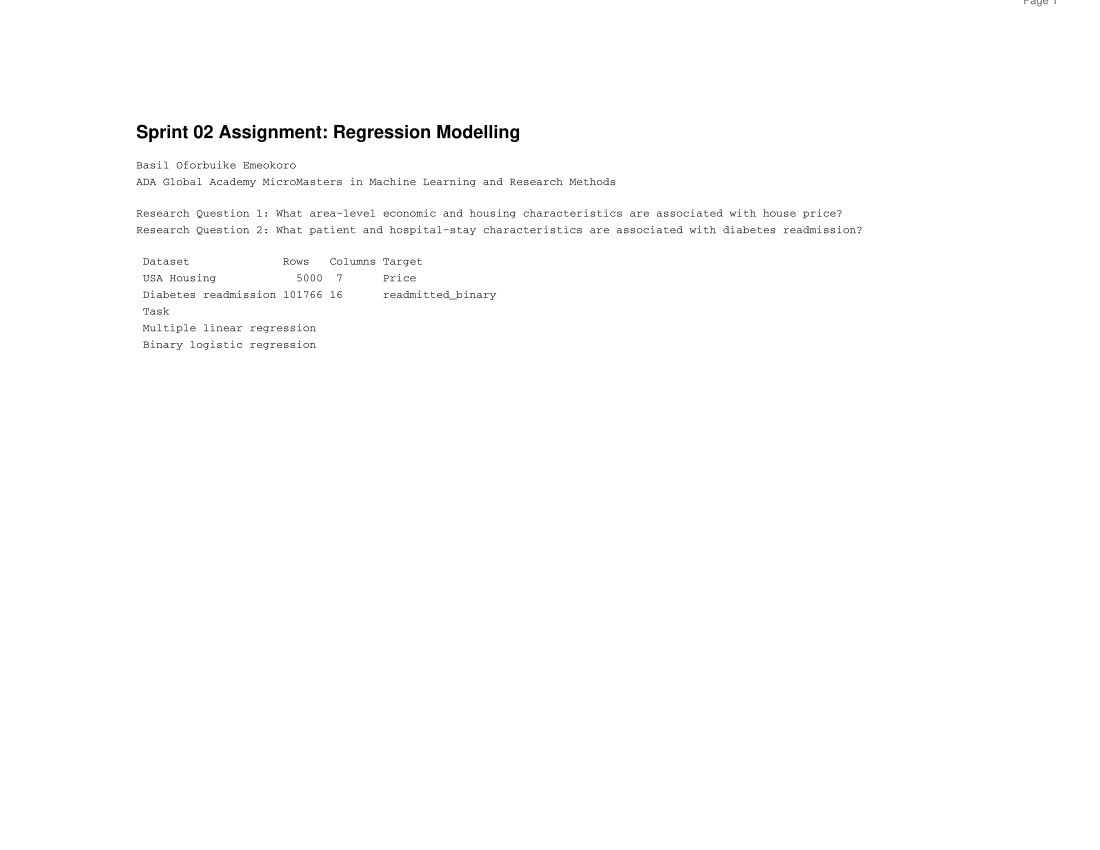

R code for this plot:
###############################################################################
# ADA Global Academy MicroMasters
# Week 2 - Regression Modelling
# Housing price linear regression and diabetes readmission logistic regression
# Version: 0.1
# Last Updated: 2026-06-25
# Author: Basil Oforbuike Emeokoro
###############################################################################

options(stringsAsFactors = FALSE)
set.seed(20260625)

show_plots_env <- tolower(trimws(Sys.getenv("SHOW_PLOTS", unset = "")))
rstudio_session <- identical(Sys.getenv("RSTUDIO"), "1")
SHOW_PLOTS <- show_plots_env %in% c("true", "1", "yes") ||
  ((show_plots_env == "" || show_plots_env == "auto") && interactive())
SHOW_PLOTS <- SHOW_PLOTS && (interactive() || rstudio_session)
cat("SHOW_PLOTS:", SHOW_PLOTS, "\n")
cat("Interactive session:", interactive(), "\n")

`%||%` <- function(x, y) if (is.null(x)) y else x
normalize_dir <- function(path) normalizePath(path, winslash = "/", mustWork = FALSE)

get_script_path <- function() {
  script_arg <- grep("^--file=", commandArgs(FALSE), value = TRUE)
  if (length(script_arg) > 0) return(normalize_dir(sub("^--file=", "", script_arg[1])))
  frame_files <- vapply(sys.frames(), function(frame) frame$ofile %||% NA_character_, character(1))
  frame_files <- frame_files[!is.na(frame_files)]
  if (length(frame_files) > 0) return(normalize_dir(frame_files[length(frame_files)]))
  if (requireNamespace("rstudioapi", quietly = TRUE) && rstudioapi::isAvailable()) {
    context <- tryCatch(rstudioapi::getSourceEditorContext(), error = function(e) NULL)
    if (!is.null(context$path) && nzchar(context$path)) return(normalize_dir(context$path))
  }
  NULL
}

script_path <- get_script_path()
assignment_dir <- if (!is.null(script_path)) dirname(script_path) else normalize_dir(getwd())
if (!file.exists(file.path(assignment_dir, "Sprint02_BasilEmeokoro.R")) && basename(getwd()) == "assignment") {
  assignment_dir <- normalize_dir(getwd())
}
project_dir <- assignment_dir
repo_dir <- normalize_dir(file.path(assignment_dir, "..", ".."))

figures_dir <- file.path(project_dir, "figures")
tables_dir <- file.path(project_dir, "tables")
outputs_dir <- file.path(project_dir, "outputs")
report_dir <- file.path(project_dir, "report")
data_dir <- file.path(project_dir, "data")
dir.create(figures_dir, showWarnings = FALSE, recursive = TRUE)
dir.create(tables_dir, showWarnings = FALSE, recursive = TRUE)
dir.create(outputs_dir, showWarnings = FALSE, recursive = TRUE)
dir.create(report_dir, showWarnings = FALSE, recursive = TRUE)
dir.create(data_dir, showWarnings = FALSE, recursive = TRUE)

cat("Assignment directory:", assignment_dir, "\n")
cat("Figures directory:", figures_dir, "\n")
cat("Tables directory:", tables_dir, "\n")
cat("Outputs directory:", outputs_dir, "\n")
cat("Report directory:", report_dir, "\n")

find_dataset <- function(filename) {
  candidates <- c(
    file.path(project_dir, filename),
    file.path(data_dir, filename),
    file.path(project_dir, "resources", "datasets", filename),
    file.path(repo_dir, "week02-regression-modelling", "resources", "datasets", filename),
    file.path(repo_dir, "week02-regression-modelling", "assignment", "data", filename),
    file.path(normalize_dir(file.path(project_dir, "..")), filename),
    file.path(getwd(), filename)
  )
  found <- candidates[file.exists(candidates)][1]
  if (is.na(found)) {
    stop(
      "Could not find required dataset: ", filename, "\n",
      "Place it in the Week 2 Project folder, assignment/data/, or week02-regression-modelling/resources/datasets/."
    )
  }
  normalize_dir(found)
}

housing_file <- find_dataset("USA_Housing.csv")
diabetes_file <- find_dataset("clean_diabetes.csv")
cat("Housing dataset:", housing_file, "\n")
cat("Diabetes dataset:", diabetes_file, "\n")

housing_raw <- read.csv(housing_file, check.names = FALSE)
diabetes_raw <- read.csv(diabetes_file, check.names = FALSE)

clean_names <- function(x) {
  out <- gsub("[^A-Za-z0-9]+", "_", x)
  out <- gsub("^_|_$", "", out)
  make.names(out, unique = TRUE)
}

housing <- housing_raw
names(housing) <- clean_names(names(housing))
diabetes <- diabetes_raw
names(diabetes) <- clean_names(names(diabetes))
diabetes[] <- lapply(diabetes, function(x) if (is.character(x)) trimws(x) else x)

fmt <- function(x, digits = 3) {
  ifelse(is.na(x), "NA", formatC(x, format = "f", digits = digits, big.mark = ","))
}
pct <- function(x, digits = 1) round(100 * x, digits)
write_table <- function(tbl, name, row.names = FALSE) write.csv(tbl, file.path(tables_dir, name), row.names = row.names)

dataset_overview <- data.frame(
  Dataset = c("USA Housing", "Diabetes readmission"),
  Rows = c(nrow(housing), nrow(diabetes)),
  Columns = c(ncol(housing), ncol(diabetes)),
  Target = c("Price", "readmitted_binary"),
  Task = c("Multiple linear regression", "Binary logistic regression"),
  stringsAsFactors = FALSE
)

var_profile <- function(df, dataset) {
  data.frame(
    Dataset = dataset,
    Variable = names(df),
    Type = vapply(df, function(x) class(x)[1], character(1)),
    Missing_N = vapply(df, function(x) sum(is.na(x) | (is.character(x) & x == "")), integer(1)),
    Unique_N = vapply(df, function(x) length(unique(x)), integer(1)),
    stringsAsFactors = FALSE
  )
}

variable_descriptions <- rbind(
  data.frame(
    Dataset = "USA Housing",
    Variable = names(housing_raw),
    Description = c(
      "Average income in the area.",
      "Average house age in the area.",
      "Average number of rooms in houses in the area.",
      "Average number of bedrooms in houses in the area.",
      "Area population.",
      "House price; continuous target variable.",
      "Text address; excluded because it is non-predictive text for this assignment model."
    ),
    stringsAsFactors = FALSE
  ),
  data.frame(
    Dataset = "Diabetes readmission",
    Variable = names(diabetes_raw),
    Description = c(
      "Length of hospital stay.",
      "Number of laboratory procedures.",
      "Number of non-laboratory procedures.",
      "Number of medications.",
      "Number of outpatient visits before encounter.",
      "Number of emergency visits before encounter.",
      "Number of inpatient visits before encounter.",
      "Number of diagnoses.",
      "Patient race category.",
      "Patient gender.",
      "Patient age band.",
      "Admission type code; administrative coded variable.",
      "Discharge disposition code; administrative coded variable.",
      "Admission source code; administrative coded variable.",
      "Medical specialty associated with encounter.",
      "Binary readmission target."
    ),
    stringsAsFactors = FALSE
  )
)

missing_duplicate_table <- data.frame(
  Dataset = c("USA Housing", "Diabetes readmission"),
  Missing_Cells = c(sum(is.na(housing)), sum(is.na(diabetes))),
  Duplicate_Rows = c(sum(duplicated(housing)), sum(duplicated(diabetes))),
  stringsAsFactors = FALSE
)

housing_predictors <- c("Avg_Area_Income", "Avg_Area_House_Age", "Avg_Area_Number_of_Rooms",
                        "Avg_Area_Number_of_Bedrooms", "Area_Population")
housing_model_df <- housing[, c("Price", housing_predictors)]
housing_model_df <- housing_model_df[complete.cases(housing_model_df), ]

diabetes$readmitted_binary <- ifelse(diabetes$readmitted_binary %in% c(1, "1", "Yes", "yes", "TRUE", TRUE), 1, 0)
diabetes$readmitted_factor <- factor(diabetes$readmitted_binary, levels = c(0, 1), labels = c("Not readmitted", "Readmitted"))
factor_cols <- intersect(c("race", "gender", "age"), names(diabetes))
for (col in factor_cols) diabetes[[col]] <- factor(diabetes[[col]])
if ("medical_specialty" %in% names(diabetes)) diabetes$medical_specialty <- factor(diabetes$medical_specialty)

diabetes_predictors <- c("time_in_hospital", "num_lab_procedures", "num_procedures",
                         "num_medications", "number_outpatient", "number_emergency",
                         "number_inpatient", "number_diagnoses", "race", "gender", "age")
diabetes_model_df <- diabetes[, c("readmitted_binary", "readmitted_factor", diabetes_predictors)]
diabetes_model_df <- diabetes_model_df[complete.cases(diabetes_model_df), ]

numeric_summary <- function(df, vars, dataset) {
  do.call(rbind, lapply(vars, function(v) {
    x <- df[[v]]
    data.frame(
      Dataset = dataset, Variable = v, N = sum(!is.na(x)),
      Mean = mean(x, na.rm = TRUE), SD = stats::sd(x, na.rm = TRUE),
      Min = min(x, na.rm = TRUE), Median = stats::median(x, na.rm = TRUE),
      Max = max(x, na.rm = TRUE), stringsAsFactors = FALSE
    )
  }))
}

housing_summary <- numeric_summary(housing_model_df, c("Price", housing_predictors), "USA Housing")
diabetes_numeric <- diabetes_predictors[sapply(diabetes_model_df[diabetes_predictors], is.numeric)]
diabetes_summary <- numeric_summary(diabetes_model_df, diabetes_numeric, "Diabetes readmission")

readmission_distribution <- data.frame(
  Outcome = names(table(diabetes_model_df$readmitted_factor)),
  N = as.integer(table(diabetes_model_df$readmitted_factor)),
  Percent = pct(as.numeric(prop.table(table(diabetes_model_df$readmitted_factor))), 2),
  stringsAsFactors = FALSE
)

cor_matrix <- stats::cor(housing_model_df[, c("Price", housing_predictors)], use = "complete.obs")
write_table(dataset_overview, "table_01_dataset_overview.csv")
write_table(variable_descriptions, "table_02_variable_descriptions.csv")
write_table(rbind(var_profile(housing, "USA Housing"), var_profile(diabetes, "Diabetes readmission")),
            "table_03_variable_profile.csv")
write_table(missing_duplicate_table, "table_04_missing_duplicates.csv")
write_table(housing_summary, "table_05_housing_descriptive_statistics.csv")
write_table(diabetes_summary, "table_06_diabetes_descriptive_statistics.csv")
write_table(round(cor_matrix, 3), "table_07_housing_correlation_matrix.csv", row.names = TRUE)
write_table(readmission_distribution, "table_08_readmission_distribution.csv")

publication_style <- list(dpi = 300, title_cex = 1.12, subtitle_cex = 0.88, caption_cex = 0.78,
                          text_col = "#202020", accent = "#2b6cb0", accent2 = "#c05621")

theme_publication <- function(type = "default") {
  mar <- switch(type,
                heatmap = c(8, 8, 5, 2),
                diagnostics = c(5, 5, 4, 2),
                c(5.8, 5.5, 4.8, 2))
  par(bg = "white", fg = publication_style$text_col, col.axis = publication_style$text_col,
      col.lab = publication_style$text_col, col.main = publication_style$text_col,
      family = "sans", mar = mar, mgp = c(3, 0.8, 0), tcl = -0.3)
}

plot_header_caption <- function(main, subtitle, caption, caption_line = 4.2) {
  title(main = main, line = 2.0, cex.main = publication_style$title_cex)
  mtext(subtitle, side = 3, line = 0.55, cex = publication_style$subtitle_cex)
  mtext(caption, side = 1, line = caption_line, cex = publication_style$caption_cex)
}

can_preview_plots <- function() interactive() || rstudio_session
preview_figure <- function(plot_fun, force = FALSE) {
  if (!force && !SHOW_PLOTS) return(invisible(FALSE))
  if (!can_preview_plots()) return(invisible(FALSE))
  plot_fun()
  invisible(TRUE)
}
save_figure <- function(filename, plot_fun, width = 10, height = 7, dpi = publication_style$dpi) {
  grDevices::png(filename, width = width, height = height, units = "in", res = dpi)
  tryCatch(plot_fun(), error = function(e) {
    if (grDevices::dev.cur() > 1) grDevices::dev.off()
    stop(e)
  })
  if (grDevices::dev.cur() > 1) grDevices::dev.off()
  preview_figure(plot_fun)
  invisible(filename)
}

plot_price_dist <- function() {
  op <- par(no.readonly = TRUE); on.exit(par(op), add = TRUE); theme_publication()
  hist(housing_model_df$Price, breaks = 35, col = "#9ecae1", border = "white",
       xlab = "House price", ylab = "Frequency", main = "")
  plot_header_caption("Figure 1. USA Housing price distribution", "Continuous target variable for linear regression",
                      "Caption: Price is approximately bell-shaped with high-value upper-tail observations.")
}
plot_price_income <- function() {
  op <- par(no.readonly = TRUE); on.exit(par(op), add = TRUE); theme_publication()
  plot(housing_model_df$Avg_Area_Income, housing_model_df$Price, pch = 16, cex = 0.45,
       col = rgb(0.1, 0.35, 0.65, 0.35), xlab = "Average area income", ylab = "Price", main = "")
  abline(stats::lm(Price ~ Avg_Area_Income, data = housing_model_df), col = publication_style$accent2, lwd = 2)
  plot_header_caption("Figure 2. Price vs average area income", "Higher-income areas tend to have higher house prices",
                      "Caption: The fitted line shows a strong positive bivariate relationship.")
}
plot_price_age <- function() {
  op <- par(no.readonly = TRUE); on.exit(par(op), add = TRUE); theme_publication()
  plot(housing_model_df$Avg_Area_House_Age, housing_model_df$Price, pch = 16, cex = 0.45,
       col = rgb(0.2, 0.45, 0.2, 0.35), xlab = "Average area house age", ylab = "Price", main = "")
  abline(stats::lm(Price ~ Avg_Area_House_Age, data = housing_model_df), col = publication_style$accent2, lwd = 2)
  plot_header_caption("Figure 3. Price vs house age", "Older average housing stock is associated with higher prices",
                      "Caption: Relationship is positive in the assignment dataset.")
}
plot_price_rooms <- function() {
  op <- par(no.readonly = TRUE); on.exit(par(op), add = TRUE); theme_publication()
  plot(housing_model_df$Avg_Area_Number_of_Rooms, housing_model_df$Price, pch = 16, cex = 0.45,
       col = rgb(0.45, 0.2, 0.55, 0.35), xlab = "Average number of rooms", ylab = "Price", main = "")
  abline(stats::lm(Price ~ Avg_Area_Number_of_Rooms, data = housing_model_df), col = publication_style$accent2, lwd = 2)
  plot_header_caption("Figure 4. Price vs average rooms", "More rooms are associated with higher prices",
                      "Caption: Room count has a positive association with price.")
}
plot_housing_corr <- function() {
  op <- par(no.readonly = TRUE); on.exit(par(op), add = TRUE); theme_publication("heatmap")
  m <- cor_matrix[nrow(cor_matrix):1, ]
  image(seq_len(ncol(m)), seq_len(nrow(m)), t(m), axes = FALSE,
        col = grDevices::colorRampPalette(c("#2166ac", "white", "#b2182b"))(101),
        zlim = c(-1, 1), xlab = "", ylab = "", main = "")
  labels <- c("Price", "Income", "House age", "Rooms", "Bedrooms", "Population")
  axis(1, seq_len(ncol(m)), labels, las = 2, cex.axis = 0.78)
  axis(2, seq_len(nrow(m)), rev(labels), las = 1, cex.axis = 0.78)
  for (i in seq_len(ncol(m))) for (j in seq_len(nrow(m))) text(i, j, fmt(m[j, i], 2), cex = 0.78)
  plot_header_caption("Figure 5. Housing correlation heatmap", "Red indicates positive association; blue indicates negative",
                      "Caption: Income and room-related predictors show the clearest links with price.", caption_line = 7.4)
}
plot_readmission_dist <- function() {
  op <- par(no.readonly = TRUE); on.exit(par(op), add = TRUE); theme_publication()
  barplot(readmission_distribution$Percent, names.arg = readmission_distribution$Outcome,
          col = c("#a1d99b", "#fc9272"), ylab = "Percent", main = "", ylim = c(0, 100))
  plot_header_caption("Figure 6. Readmission distribution", "Binary target for logistic regression",
                      "Caption: Class balance affects how accuracy should be interpreted.")
}
plot_readmission_age <- function() {
  op <- par(no.readonly = TRUE); on.exit(par(op), add = TRUE); theme_publication()
  tab <- prop.table(table(diabetes_model_df$age, diabetes_model_df$readmitted_factor), 1)[, "Readmitted"] * 100
  barplot(tab, las = 2, col = "#9ecae1", ylab = "Readmitted (%)", main = "", ylim = c(0, max(tab, na.rm = TRUE) * 1.25))
  plot_header_caption("Figure 7. Readmission by age group", "Older age bands generally have higher readmission percentages",
                      "Caption: Percent readmitted is calculated within each age group.", caption_line = 5.2)
}
plot_readmission_time <- function() {
  op <- par(no.readonly = TRUE); on.exit(par(op), add = TRUE); theme_publication()
  boxplot(time_in_hospital ~ readmitted_factor, data = diabetes_model_df, col = c("#c7e9c0", "#fdd0a2"),
          xlab = "Readmission status", ylab = "Time in hospital", main = "")
  plot_header_caption("Figure 8. Readmission by time in hospital", "Readmitted patients have slightly longer stays",
                      "Caption: Box plots compare hospital stay length by outcome.")
}
plot_readmission_inpatient <- function() {
  op <- par(no.readonly = TRUE); on.exit(par(op), add = TRUE); theme_publication()
  capped <- pmin(diabetes_model_df$number_inpatient, 5)
  tab <- prop.table(table(capped, diabetes_model_df$readmitted_factor), 1)[, "Readmitted"] * 100
  names(tab)[names(tab) == "5"] <- "5+"
  barplot(tab, col = "#bcbddc", ylab = "Readmitted (%)", xlab = "Prior inpatient visits", main = "")
  plot_header_caption("Figure 9. Readmission by inpatient visits", "Prior inpatient use is strongly associated with readmission",
                      "Caption: Counts of 5 or more prior inpatient visits are grouped as 5+.")
}
plot_readmission_specialty <- function() {
  op <- par(no.readonly = TRUE); on.exit(par(op), add = TRUE); theme_publication()
  specialty <- as.character(diabetes$medical_specialty)
  specialty[is.na(specialty) | specialty == ""] <- "Unknown"
  top <- names(sort(table(specialty), decreasing = TRUE))[1:min(8, length(unique(specialty)))]
  specialty_group <- ifelse(specialty %in% top, specialty, "Other")
  temp <- data.frame(specialty = factor(specialty_group), readmit = diabetes$readmitted_factor)
  tab <- prop.table(table(temp$specialty, temp$readmit), 1)[, "Readmitted"] * 100
  tab <- sort(tab)
  barplot(tab, horiz = TRUE, las = 1, col = "#fdae6b", xlab = "Readmitted (%)", main = "")
  plot_header_caption("Figure 10. Readmission by medical specialty", "Healthcare specialty captures patient and care-context differences",
                      "Caption: Smaller specialties are grouped as Other.", caption_line = 4.8)
}

housing_model <- stats::lm(
  Price ~ Avg_Area_Income + Avg_Area_House_Age + Avg_Area_Number_of_Rooms +
    Avg_Area_Number_of_Bedrooms + Area_Population,
  data = housing_model_df
)
housing_summary_model <- summary(housing_model)
housing_coef <- data.frame(
  Term = rownames(coef(housing_summary_model)),
  Estimate = coef(housing_summary_model)[, 1],
  Std_Error = coef(housing_summary_model)[, 2],
  t_value = coef(housing_summary_model)[, 3],
  p_value = coef(housing_summary_model)[, 4],
  check.names = FALSE
)
housing_ci <- data.frame(Term = rownames(confint(housing_model)), confint(housing_model), check.names = FALSE)
names(housing_ci)[2:3] <- c("CI_2.5", "CI_97.5")
housing_coef <- merge(housing_coef, housing_ci, by = "Term", all.x = TRUE)
housing_fit_metrics <- data.frame(
  Metric = c("R-squared", "Adjusted R-squared", "Residual standard error", "Model N"),
  Value = c(housing_summary_model$r.squared, housing_summary_model$adj.r.squared,
            housing_summary_model$sigma, nrow(housing_model_df))
)
new_house <- as.data.frame(as.list(vapply(housing_model_df[housing_predictors], median, numeric(1))))
housing_prediction <- data.frame(stats::predict(housing_model, newdata = new_house, interval = "prediction"))
housing_prediction <- cbind(new_house, housing_prediction)

vif_manual <- function(model, predictors) {
  df <- model$model
  out <- sapply(predictors, function(v) {
    others <- setdiff(predictors, v)
    f <- as.formula(paste(v, "~", paste(others, collapse = " + ")))
    r2 <- summary(lm(f, data = df))$r.squared
    1 / (1 - r2)
  })
  data.frame(Variable = names(out), VIF = as.numeric(out), row.names = NULL)
}
housing_vif <- vif_manual(housing_model, housing_predictors)

train_idx <- sample(seq_len(nrow(diabetes_model_df)), size = floor(0.70 * nrow(diabetes_model_df)))
diabetes_train <- diabetes_model_df[train_idx, ]
diabetes_test <- diabetes_model_df[-train_idx, ]
logistic_formula <- as.formula(
  "readmitted_binary ~ time_in_hospital + num_lab_procedures + num_procedures + num_medications + number_outpatient + number_emergency + number_inpatient + number_diagnoses + race + gender + age"
)
diabetes_model <- stats::glm(logistic_formula, data = diabetes_train, family = stats::binomial())
diabetes_summary_model <- summary(diabetes_model)
logit_coef <- data.frame(
  Term = rownames(coef(diabetes_summary_model)),
  Estimate = coef(diabetes_summary_model)[, 1],
  Std_Error = coef(diabetes_summary_model)[, 2],
  z_value = coef(diabetes_summary_model)[, 3],
  p_value = coef(diabetes_summary_model)[, 4],
  check.names = FALSE
)
logit_ci <- suppressMessages(confint.default(diabetes_model))
logit_or <- data.frame(Term = rownames(logit_ci), Odds_Ratio = exp(coef(diabetes_model)),
                       OR_CI_2.5 = exp(logit_ci[, 1]), OR_CI_97.5 = exp(logit_ci[, 2]), row.names = NULL)
logit_coef <- merge(logit_coef, logit_or, by = "Term", all.x = TRUE)

test_prob <- as.numeric(stats::predict(diabetes_model, newdata = diabetes_test, type = "response"))
test_pred <- ifelse(test_prob >= 0.5, 1, 0)
actual <- diabetes_test$readmitted_binary
tp <- sum(test_pred == 1 & actual == 1)
tn <- sum(test_pred == 0 & actual == 0)
fp <- sum(test_pred == 1 & actual == 0)
fn <- sum(test_pred == 0 & actual == 1)
auc_manual <- function(actual, score) {
  ok <- !is.na(actual) & !is.na(score)
  actual <- actual[ok]; score <- score[ok]
  n_pos <- sum(actual == 1); n_neg <- sum(actual == 0)
  if (n_pos == 0 || n_neg == 0) return(NA_real_)
  ranks <- rank(score, ties.method = "average")
  (sum(ranks[actual == 1]) - n_pos * (n_pos + 1) / 2) / (n_pos * n_neg)
}
logistic_metrics <- data.frame(
  Metric = c("Train N", "Test N", "Threshold", "Accuracy", "Sensitivity", "Specificity", "AUC", "Readmitted test prevalence"),
  Value = c(nrow(diabetes_train), nrow(diabetes_test), 0.5, (tp + tn) / length(actual),
            ifelse((tp + fn) == 0, NA, tp / (tp + fn)),
            ifelse((tn + fp) == 0, NA, tn / (tn + fp)),
            auc_manual(actual, test_prob), mean(actual == 1))
)
confusion_table <- data.frame(
  Predicted = c("Not readmitted", "Not readmitted", "Readmitted", "Readmitted"),
  Actual = c("Not readmitted", "Readmitted", "Not readmitted", "Readmitted"),
  N = c(tn, fn, fp, tp)
)
new_patient <- diabetes_test[1, diabetes_predictors, drop = FALSE]
new_patient_probability <- data.frame(new_patient, Predicted_Probability = as.numeric(predict(diabetes_model, newdata = new_patient, type = "response")))

write_table(housing_coef, "table_09_housing_linear_coefficients.csv")
write_table(housing_fit_metrics, "table_10_housing_fit_metrics.csv")
write_table(housing_prediction, "table_11_housing_prediction_interval.csv")
write_table(housing_vif, "table_12_housing_vif.csv")
write_table(logit_coef, "table_13_diabetes_logistic_coefficients.csv")
write_table(logistic_metrics, "table_14_diabetes_evaluation_metrics.csv")
write_table(confusion_table, "table_15_diabetes_confusion_matrix.csv")
write_table(new_patient_probability, "table_16_diabetes_predicted_probability.csv")

plot_resid_fitted <- function() {
  op <- par(no.readonly = TRUE); on.exit(par(op), add = TRUE); theme_publication("diagnostics")
  plot(fitted(housing_model), resid(housing_model), pch = 16, cex = 0.45,
       col = rgb(0.2, 0.2, 0.2, 0.35), xlab = "Fitted values", ylab = "Residuals", main = "")
  abline(h = 0, col = "#d7301f", lwd = 2, lty = 2)
  plot_header_caption("Figure 11. Residuals vs fitted values", "Linear regression diagnostic",
                      "Caption: Residual spread is used to assess linearity and constant variance.")
}
plot_qq <- function() {
  op <- par(no.readonly = TRUE); on.exit(par(op), add = TRUE); theme_publication("diagnostics")
  qqnorm(resid(housing_model), pch = 16, cex = 0.45, main = "", xlab = "Theoretical quantiles", ylab = "Sample quantiles")
  qqline(resid(housing_model), col = "#d7301f", lwd = 2)
  plot_header_caption("Figure 12. Normal Q-Q plot", "Linear regression diagnostic",
                      "Caption: Points close to the line indicate approximately normal residuals.")
}
plot_scale_location <- function() {
  op <- par(no.readonly = TRUE); on.exit(par(op), add = TRUE); theme_publication("diagnostics")
  plot(fitted(housing_model), sqrt(abs(rstandard(housing_model))), pch = 16, cex = 0.45,
       col = rgb(0.2, 0.2, 0.2, 0.35), xlab = "Fitted values", ylab = "Sqrt(|standardized residuals|)", main = "")
  plot_header_caption("Figure 13. Scale-location plot", "Linear regression diagnostic",
                      "Caption: A flat spread suggests more stable residual variance.")
}
plot_resid_hist <- function() {
  op <- par(no.readonly = TRUE); on.exit(par(op), add = TRUE); theme_publication("diagnostics")
  hist(resid(housing_model), breaks = 35, col = "#bdbdbd", border = "white", main = "",
       xlab = "Residual", ylab = "Frequency")
  plot_header_caption("Figure 14. Residual histogram", "Distribution of linear regression residuals",
                      "Caption: Histogram supports the Q-Q plot assessment.")
}
plot_cooks <- function() {
  op <- par(no.readonly = TRUE); on.exit(par(op), add = TRUE); theme_publication("diagnostics")
  cd <- cooks.distance(housing_model)
  plot(cd, type = "h", col = "#636363", xlab = "Observation", ylab = "Cook's distance", main = "")
  abline(h = 4 / length(cd), col = "#d7301f", lty = 2, lwd = 2)
  plot_header_caption("Figure 15. Cook's distance", "Influential-observation screening",
                      "Caption: Dashed line shows the common 4/n screening threshold.")
}
plot_roc <- function() {
  op <- par(no.readonly = TRUE); on.exit(par(op), add = TRUE); theme_publication("diagnostics")
  thresholds <- seq(1, 0, length.out = 201)
  tpr <- fpr <- numeric(length(thresholds))
  for (i in seq_along(thresholds)) {
    pred <- ifelse(test_prob >= thresholds[i], 1, 0)
    tpr[i] <- sum(pred == 1 & actual == 1) / sum(actual == 1)
    fpr[i] <- sum(pred == 1 & actual == 0) / sum(actual == 0)
  }
  plot(c(0, fpr, 1), c(0, tpr, 1), type = "l", lwd = 2, col = publication_style$accent,
       xlab = "False positive rate", ylab = "True positive rate", main = "")
  abline(0, 1, lty = 2, col = "#999999")
  plot_header_caption("Figure 16. Logistic ROC curve", paste0("Manual AUC = ", fmt(logistic_metrics$Value[logistic_metrics$Metric == "AUC"], 3)),
                      "Caption: ROC curve summarizes ranking performance across thresholds.")
}

figure_files <- list(
  list(name = "figure_01_housing_price_distribution.png", fun = plot_price_dist, width = 10, height = 7),
  list(name = "figure_02_housing_price_income.png", fun = plot_price_income, width = 10, height = 7),
  list(name = "figure_03_housing_price_age.png", fun = plot_price_age, width = 10, height = 7),
  list(name = "figure_04_housing_price_rooms.png", fun = plot_price_rooms, width = 10, height = 7),
  list(name = "figure_05_housing_correlation_heatmap.png", fun = plot_housing_corr, width = 11, height = 8),
  list(name = "figure_06_diabetes_readmission_distribution.png", fun = plot_readmission_dist, width = 9, height = 7),
  list(name = "figure_07_diabetes_readmission_age.png", fun = plot_readmission_age, width = 10, height = 7.5),
  list(name = "figure_08_diabetes_readmission_time.png", fun = plot_readmission_time, width = 9, height = 7),
  list(name = "figure_09_diabetes_readmission_inpatient.png", fun = plot_readmission_inpatient, width = 9, height = 7),
  list(name = "figure_10_diabetes_readmission_specialty.png", fun = plot_readmission_specialty, width = 10, height = 7),
  list(name = "figure_11_housing_residuals_fitted.png", fun = plot_resid_fitted, width = 9, height = 7),
  list(name = "figure_12_housing_qq.png", fun = plot_qq, width = 9, height = 7),
  list(name = "figure_13_housing_scale_location.png", fun = plot_scale_location, width = 9, height = 7),
  list(name = "figure_14_housing_residual_histogram.png", fun = plot_resid_hist, width = 9, height = 7),
  list(name = "figure_15_housing_cooks_distance.png", fun = plot_cooks, width = 9, height = 7),
  list(name = "figure_16_diabetes_roc.png", fun = plot_roc, width = 9, height = 7)
)
preview_all_figures <- function() invisible(lapply(figure_files, function(fig) preview_figure(fig$fun, force = TRUE)))
for (fig in figure_files) save_figure(file.path(figures_dir, fig$name), fig$fun, fig$width, fig$height)

strong_housing <- housing_coef[housing_coef$Term != "(Intercept)", ]
strong_housing <- strong_housing[order(-abs(strong_housing$Estimate)), ][1, ]
sig_housing <- paste(housing_coef$Term[housing_coef$p_value < 0.05 & housing_coef$Term != "(Intercept)"], collapse = ", ")
if (!nzchar(sig_housing)) sig_housing <- "none at p < 0.05"

logit_non_intercept <- logit_coef[logit_coef$Term != "(Intercept)", ]
logit_non_intercept <- logit_non_intercept[order(-abs(log(logit_non_intercept$Odds_Ratio))), ]
top_logit <- head(logit_non_intercept, 5)
sig_logit <- paste(logit_coef$Term[logit_coef$p_value < 0.05 & logit_coef$Term != "(Intercept)"], collapse = ", ")
if (!nzchar(sig_logit)) sig_logit <- "none at p < 0.05"

interpret_housing <- paste0(
  "The multiple linear regression explains ", fmt(housing_summary_model$r.squared * 100, 1),
  "% of variation in Price (adjusted R-squared ", fmt(housing_summary_model$adj.r.squared, 3),
  "). Holding the other model variables constant, positive coefficients indicate higher expected price. ",
  "The largest coefficient by scale is ", strong_housing$Term, ", but variable units differ, so practical importance should be judged with context. ",
  "Statistically significant predictors at p < 0.05 are: ", sig_housing, "."
)
interpret_diabetes <- paste0(
  "The logistic model estimates the probability of readmission. Odds ratios above 1 indicate higher odds of readmission, while odds ratios below 1 indicate lower odds. ",
  "At threshold 0.5, test accuracy is ", fmt(logistic_metrics$Value[logistic_metrics$Metric == "Accuracy"] * 100, 1),
  "%, sensitivity is ", fmt(logistic_metrics$Value[logistic_metrics$Metric == "Sensitivity"] * 100, 1),
  "%, specificity is ", fmt(logistic_metrics$Value[logistic_metrics$Metric == "Specificity"] * 100, 1),
  "%, and manual AUC is ", fmt(logistic_metrics$Value[logistic_metrics$Metric == "AUC"], 3),
  ". Statistically significant predictors at p < 0.05 include: ", sig_logit, "."
)
limitations <- paste(
  "Both analyses are observational and should not be interpreted causally.",
  "The housing dataset uses area-level variables, not full property-level appraisal data.",
  "The diabetes model uses coded administrative fields selectively; high-cardinality specialty and *_id variables can create unstable or hard-to-interpret coefficients.",
  "Classification at a 0.5 threshold may not be optimal for clinical readmission screening."
)
next_steps <- paste(
  "Next steps include validating models on external data, testing nonlinear effects and interactions, evaluating alternative probability thresholds for readmission,",
  "and comparing base regression with regularized or tree-based models after documenting package dependencies."
)
conclusion <- paste(
  "USA Housing findings:", interpret_housing,
  "Diabetes readmission findings:", interpret_diabetes,
  "Limitations:", limitations,
  "Recommended next analytical steps:", next_steps
)
writeLines(strwrap(conclusion, width = 100), file.path(outputs_dir, "conclusion.txt"))
writeLines(capture.output(sessionInfo()), file.path(outputs_dir, "sessionInfo.txt"))

table_text <- function(tbl, max_rows = 16, digits = 4) {
  if (nrow(tbl) > max_rows) tbl <- tbl[seq_len(max_rows), , drop = FALSE]
  capture.output(print(format(tbl, digits = digits), row.names = FALSE, right = FALSE))
}
wrap_lines <- function(text, width = 110) unlist(strwrap(text, width = width))

report_page_counter <- 0
add_page_number <- function() {
  report_page_counter <<- report_page_counter + 1
  mtext(sprintf("Page %d", report_page_counter), side = 3, adj = 1, line = 3.7, cex = 0.65, col = "#666666")
}
add_text_page <- function(title, body_lines, cex = 0.69) {
  plot.new()
  text(0.02, 0.97, title, adj = c(0, 1), cex = 1.12, font = 2)
  add_page_number()
  y <- 0.91
  for (line in body_lines) {
    if (line == "") {
      y <- y - 0.024
    } else {
      text(0.02, y, line, adj = c(0, 1), cex = cex, family = "mono")
      y <- y - 0.027
    }
    if (y < 0.04) {
      plot.new()
      add_page_number()
      y <- 0.96
    }
  }
}
add_plot_page <- function(plot_fun) {
  plot_fun()
  add_page_number()
}
scrub_pdf_metadata <- function(filename) {
  bytes <- readBin(filename, what = "raw", n = file.info(filename)$size)
  find_raw <- function(x, pattern) {
    if (length(x) < length(pattern)) return(integer(0))
    candidates <- which(x[seq_len(length(x) - length(pattern) + 1)] == pattern[1])
    candidates[vapply(candidates, function(i) identical(x[i:(i + length(pattern) - 1)], pattern), logical(1))]
  }
  replace_pdf_date <- function(x, field, replacement = "D:20260625000000") {
    prefix <- charToRaw(paste0("/", field, " ("))
    pos <- find_raw(x, prefix)
    if (length(pos) == 0) return(x)
    start <- pos[1] + length(prefix)
    end_candidates <- which(x[start:length(x)] == charToRaw(")"))
    if (length(end_candidates) == 0) return(x)
    end <- start + end_candidates[1] - 2
    replacement_raw <- charToRaw(replacement)
    target_length <- end - start + 1
    if (length(replacement_raw) > target_length) replacement_raw <- replacement_raw[seq_len(target_length)]
    if (length(replacement_raw) < target_length) replacement_raw <- c(replacement_raw, rep(charToRaw("0"), target_length - length(replacement_raw)))
    x[start:end] <- replacement_raw
    x
  }
  bytes <- replace_pdf_date(bytes, "CreationDate")
  bytes <- replace_pdf_date(bytes, "ModDate")
  writeBin(bytes, filename)
  invisible(filename)
}

report_pdf <- file.path(project_dir, "Sprint02_BasilEmeokoro.pdf")
grDevices::pdf(report_pdf, width = 11, height = 8.5, onefile = TRUE)
add_text_page("Sprint 02 Assignment: Regression Modelling",
              c("Basil Oforbuike Emeokoro",
                "ADA Global Academy MicroMasters in Machine Learning and Research Methods",
                "",
                "Research Question 1: What area-level economic and housing characteristics are associated with house price?",
                "Research Question 2: What patient and hospital-stay characteristics are associated with diabetes readmission?",
                "",
                table_text(dataset_overview)))
add_text_page("Dataset Documentation and Preparation",
              c("Table 1. Dataset overview", table_text(dataset_overview),
                "", "Table 2. Missing and duplicate checks", table_text(missing_duplicate_table),
                "", "Decisions:",
                wrap_lines("USA Housing uses Price as the continuous outcome. Address is excluded because it is a text identifier rather than a stable numeric predictor for the assignment model."),
                wrap_lines("Diabetes readmitted_binary is converted to 0/1. Race, gender, and age are treated as factors. Medical specialty and *_id administrative codes are documented but excluded from the core model to preserve interpretability and stability.")))
add_text_page("Variable Descriptions",
              c("Table 3. Variable descriptions", table_text(variable_descriptions, 30)))
add_text_page("Exploratory Data Analysis Tables",
              c("Table 4. Housing descriptive statistics", table_text(housing_summary, 12),
                "", "Table 5. Diabetes descriptive statistics", table_text(diabetes_summary, 12),
                "", "Table 6. Readmission distribution", table_text(readmission_distribution),
                "", wrap_lines("Housing price is most visibly related to average area income, house age, and rooms. Diabetes readmission appears higher among patients with more prior inpatient visits and somewhat longer hospital stays.")))
for (i in 1:10) add_plot_page(figure_files[[i]]$fun)
add_text_page("Linear Regression Results",
              c("Model formula:",
                "Price ~ Avg. Area Income + Avg. Area House Age + Avg. Area Number of Rooms +",
                "        Avg. Area Number of Bedrooms + Area Population",
                "", "Table 7. Linear regression coefficients", table_text(housing_coef, 12),
                "", "Table 8. Fit metrics", table_text(housing_fit_metrics),
                "", "Table 9. Prediction interval for median-profile house", table_text(housing_prediction),
                "", wrap_lines(interpret_housing)))
for (i in 11:15) add_plot_page(figure_files[[i]]$fun)
add_text_page("Linear Regression Diagnostics",
              c("Table 10. Manual VIF values", table_text(housing_vif),
                "", wrap_lines("Residual plots are used to assess linearity, variance stability, residual normality, and influential observations. VIF values summarize multicollinearity among the numeric housing predictors. None of these checks proves causality; they indicate whether the linear model is a reasonable descriptive approximation.")))
add_text_page("Logistic Regression Results",
              c("Model formula:",
                "readmitted_binary ~ time_in_hospital + num_lab_procedures + num_procedures +",
                "                    num_medications + number_outpatient + number_emergency +",
                "                    number_inpatient + number_diagnoses + race + gender + age",
                "", "Table 11. Logistic coefficients and odds ratios", table_text(logit_coef, 18),
                "", "Top odds-ratio effects by absolute log odds ratio:", table_text(top_logit, 8),
                "", wrap_lines(interpret_diabetes)))
add_text_page("Logistic Evaluation",
              c("Table 12. Evaluation metrics", table_text(logistic_metrics),
                "", "Table 13. Confusion matrix", table_text(confusion_table),
                "", "Table 14. Predicted probability example", table_text(new_patient_probability),
                "", wrap_lines("The default 0.5 threshold is transparent but may under-detect readmissions if the positive class is less common. Clinical screening would normally compare thresholds using costs of false positives and false negatives.")))
add_plot_page(plot_roc)
add_text_page("Final Interpretation and Conclusion",
              c("USA Housing findings", wrap_lines(interpret_housing),
                "", "Diabetes readmission findings", wrap_lines(interpret_diabetes),
                "", "Limitations", wrap_lines(limitations),
                "", "Recommended next analytical steps", wrap_lines(next_steps)))
grDevices::dev.off()
scrub_pdf_metadata(report_pdf)

cat("Created report:", report_pdf, "\n")
cat("Created figures in:", figures_dir, "\n")
cat("Created tables in:", tables_dir, "\n")
cat("Created session info:", file.path(outputs_dir, "sessionInfo.txt"), "\n")
